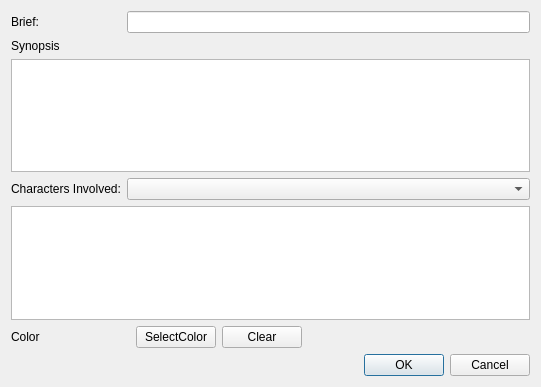
<?xml version="1.0" encoding="UTF-8"?>
<ui version="4.0">
 <class>PlotlineDialog</class>
 <widget class="QDialog" name="PlotlineDialog">
  <property name="geometry">
   <rect>
    <x>0</x>
    <y>0</y>
    <width>541</width>
    <height>387</height>
   </rect>
  </property>
  <property name="windowTitle">
   <string>Dialog</string>
  </property>
  <layout class="QVBoxLayout" name="verticalLayout">
   <item>
    <layout class="QFormLayout" name="formLayout">
     <property name="formAlignment">
      <set>Qt::AlignRight|Qt::AlignTop|Qt::AlignTrailing</set>
     </property>
     <item row="0" column="0">
      <widget class="QLabel" name="label">
       <property name="text">
        <string>Brief:</string>
       </property>
      </widget>
     </item>
     <item row="0" column="1">
      <widget class="QLineEdit" name="plotlineBrief">
       <property name="sizePolicy">
        <sizepolicy hsizetype="Minimum" vsizetype="Fixed">
         <horstretch>0</horstretch>
         <verstretch>0</verstretch>
        </sizepolicy>
       </property>
      </widget>
     </item>
     <item row="1" column="0" colspan="2">
      <widget class="QLabel" name="label_2">
       <property name="text">
        <string>Synopsis</string>
       </property>
      </widget>
     </item>
     <item row="2" column="0" colspan="2">
      <widget class="QTextEdit" name="plotlineSynopsis"/>
     </item>
     <item row="3" column="0">
      <widget class="QLabel" name="label_3">
       <property name="text">
        <string>Characters Involved:</string>
       </property>
      </widget>
     </item>
     <item row="3" column="1">
      <widget class="QComboBox" name="plotlineCharacterSelect"/>
     </item>
     <item row="5" column="0">
      <widget class="QLabel" name="label_4">
       <property name="sizePolicy">
        <sizepolicy hsizetype="Minimum" vsizetype="Preferred">
         <horstretch>0</horstretch>
         <verstretch>0</verstretch>
        </sizepolicy>
       </property>
       <property name="text">
        <string>Color</string>
       </property>
      </widget>
     </item>
     <item row="5" column="1">
      <layout class="QHBoxLayout" name="horizontalLayout">
       <property name="sizeConstraint">
        <enum>QLayout::SetNoConstraint</enum>
       </property>
       <property name="leftMargin">
        <number>9</number>
       </property>
       <item>
        <widget class="QPushButton" name="plotlineColor">
         <property name="sizePolicy">
          <sizepolicy hsizetype="Maximum" vsizetype="Fixed">
           <horstretch>0</horstretch>
           <verstretch>0</verstretch>
          </sizepolicy>
         </property>
         <property name="text">
          <string>SelectColor</string>
         </property>
        </widget>
       </item>
       <item>
        <widget class="QPushButton" name="clearPlotlineColor">
         <property name="sizePolicy">
          <sizepolicy hsizetype="Maximum" vsizetype="Fixed">
           <horstretch>0</horstretch>
           <verstretch>0</verstretch>
          </sizepolicy>
         </property>
         <property name="text">
          <string>Clear</string>
         </property>
        </widget>
       </item>
      </layout>
     </item>
     <item row="4" column="0" colspan="2">
      <widget class="QListWidget" name="plotlineCharacterList"/>
     </item>
    </layout>
   </item>
   <item>
    <widget class="QDialogButtonBox" name="buttonBox">
     <property name="orientation">
      <enum>Qt::Horizontal</enum>
     </property>
     <property name="standardButtons">
      <set>QDialogButtonBox::Cancel|QDialogButtonBox::Ok</set>
     </property>
    </widget>
   </item>
  </layout>
 </widget>
 <resources/>
 <connections>
  <connection>
   <sender>buttonBox</sender>
   <signal>accepted()</signal>
   <receiver>PlotlineDialog</receiver>
   <slot>accept()</slot>
   <hints>
    <hint type="sourcelabel">
     <x>248</x>
     <y>254</y>
    </hint>
    <hint type="destinationlabel">
     <x>157</x>
     <y>274</y>
    </hint>
   </hints>
  </connection>
  <connection>
   <sender>buttonBox</sender>
   <signal>rejected()</signal>
   <receiver>PlotlineDialog</receiver>
   <slot>reject()</slot>
   <hints>
    <hint type="sourcelabel">
     <x>316</x>
     <y>260</y>
    </hint>
    <hint type="destinationlabel">
     <x>286</x>
     <y>274</y>
    </hint>
   </hints>
  </connection>
 </connections>
</ui>
